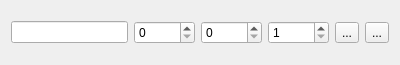
<?xml version="1.0" encoding="UTF-8"?>
<ui version="4.0">
 <class>StreamConfigWidget</class>
 <widget class="QWidget" name="StreamConfigWidget">
  <property name="geometry">
   <rect>
    <x>0</x>
    <y>0</y>
    <width>400</width>
    <height>65</height>
   </rect>
  </property>
  <property name="windowTitle">
   <string>Form</string>
  </property>
  <layout class="QVBoxLayout" name="verticalLayout">
   <item>
    <layout class="QGridLayout" name="gridLayout" columnstretch="4,1,1,1,0,0">
     <property name="sizeConstraint">
      <enum>QLayout::SizeConstraint::SetMinimumSize</enum>
     </property>
     <item row="0" column="3">
      <widget class="QSpinBox" name="interval">
       <property name="minimum">
        <number>1</number>
       </property>
       <property name="maximum">
        <number>65535</number>
       </property>
      </widget>
     </item>
     <item row="0" column="1">
      <widget class="QSpinBox" name="srcPort">
       <property name="maximum">
        <number>65535</number>
       </property>
      </widget>
     </item>
     <item row="0" column="2">
      <widget class="QSpinBox" name="destPort">
       <property name="maximum">
        <number>65535</number>
       </property>
      </widget>
     </item>
     <item row="0" column="0">
      <widget class="QLineEdit" name="address">
       <property name="minimumSize">
        <size>
         <width>0</width>
         <height>0</height>
        </size>
       </property>
       <property name="echoMode">
        <enum>QLineEdit::EchoMode::Normal</enum>
       </property>
      </widget>
     </item>
     <item row="0" column="4">
      <widget class="QToolButton" name="btnPlay">
       <property name="text">
        <string>...</string>
       </property>
       <property name="icon">
        <iconset theme="document-send"/>
       </property>
      </widget>
     </item>
     <item row="0" column="5">
      <widget class="QToolButton" name="btnDel">
       <property name="text">
        <string>...</string>
       </property>
       <property name="icon">
        <iconset theme="QIcon::ThemeIcon::WindowClose"/>
       </property>
      </widget>
     </item>
    </layout>
   </item>
  </layout>
 </widget>
 <resources/>
 <connections/>
</ui>
